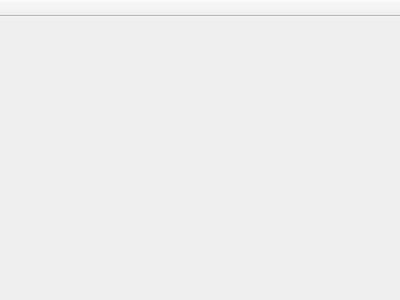
<?xml version="1.0" encoding="UTF-8"?>
<ui version="4.0">
 <class>MainWindow</class>
 <widget class="QMainWindow" name="MainWindow">
  <property name="geometry">
   <rect>
    <x>0</x>
    <y>0</y>
    <width>400</width>
    <height>300</height>
   </rect>
  </property>
  <property name="minimumSize">
   <size>
    <width>200</width>
    <height>200</height>
   </size>
  </property>
  <property name="acceptDrops">
   <bool>true</bool>
  </property>
  <property name="windowTitle">
   <string>File drop buffer</string>
  </property>
  <property name="windowIcon">
   <iconset resource="mainwindow.qrc">
    <normaloff>:/images/icon.svg</normaloff>:/images/icon.svg</iconset>
  </property>
  <widget class="QWidget" name="centralWidget">
   <layout class="QVBoxLayout" name="verticalLayout">
    <item>
     <widget class="DropZoneWidget" name="dropZone" native="true">
      <property name="sizePolicy">
       <sizepolicy hsizetype="Expanding" vsizetype="Expanding">
        <horstretch>0</horstretch>
        <verstretch>0</verstretch>
       </sizepolicy>
      </property>
     </widget>
    </item>
   </layout>
  </widget>
  <widget class="QToolBar" name="toolBar">
   <property name="windowTitle">
    <string>toolBar</string>
   </property>
   <property name="autoFillBackground">
    <bool>false</bool>
   </property>
   <property name="movable">
    <bool>false</bool>
   </property>
   <property name="allowedAreas">
    <set>Qt::BottomToolBarArea</set>
   </property>
   <property name="orientation">
    <enum>Qt::Horizontal</enum>
   </property>
   <property name="floatable">
    <bool>false</bool>
   </property>
   <attribute name="toolBarArea">
    <enum>TopToolBarArea</enum>
   </attribute>
   <attribute name="toolBarBreak">
    <bool>false</bool>
   </attribute>
  </widget>
 </widget>
 <layoutdefault spacing="6" margin="11"/>
 <customwidgets>
  <customwidget>
   <class>DropZoneWidget</class>
   <extends>QWidget</extends>
   <header>dropzonewidget.h</header>
   <container>1</container>
  </customwidget>
 </customwidgets>
 <resources>
  <include location="mainwindow.qrc"/>
 </resources>
 <connections/>
</ui>
